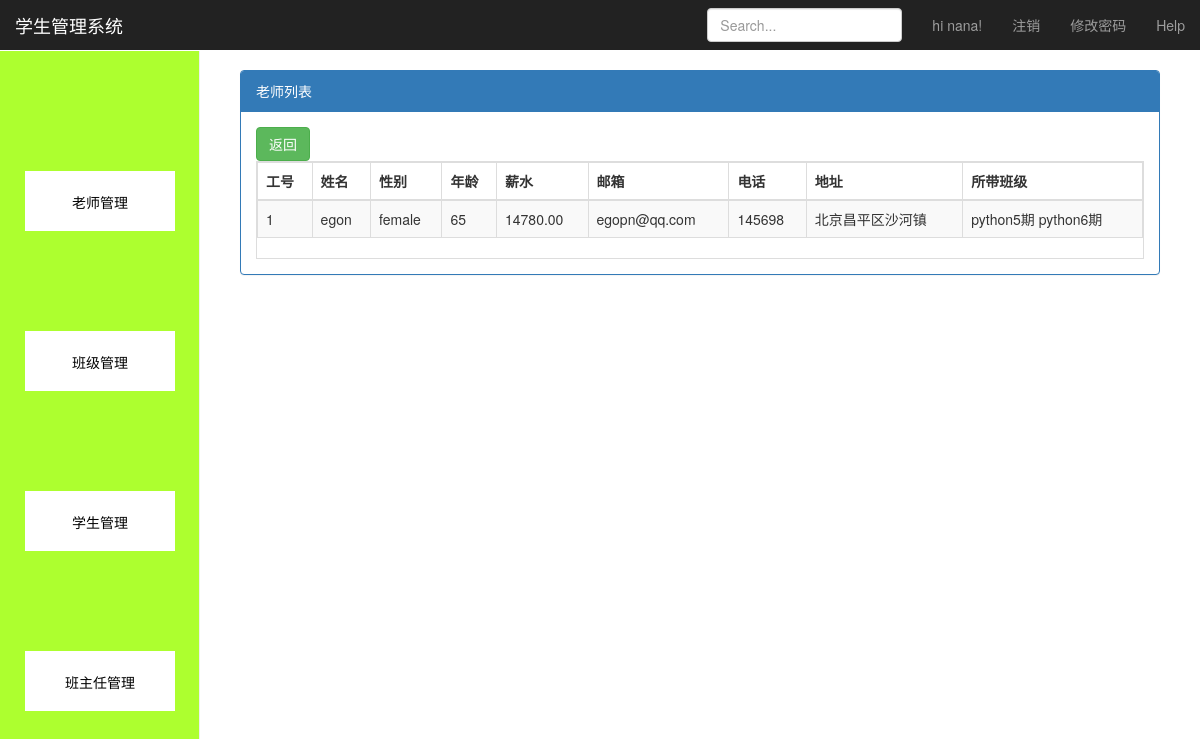
The page /appTeacher/TeacherDetail/?id=1 (signed in) on the database its author committed.
### app01/models.py (models this page shows)
class Teacher(models.Model):
    tname=models.CharField(max_length=32)
    pwd=models.CharField(max_length=32)
    age = models.IntegerField()
    sal=models.DecimalField(max_digits=7,decimal_places=2)
    sex_choice = (("male", "男"), ("female", "女"))
    sex = models.CharField(max_length=10, choices=sex_choice)
    email = models.CharField(max_length=32)
    addr = models.CharField(max_length=32)
    phone = models.CharField(max_length=32)

class Class(models.Model):
    cname=models.CharField(max_length=32)
    headmaster = models.ForeignKey("Headmaster")
    teachers=models.ManyToManyField("Teacher")

### app01/views.py (the view)
    def inner(request,*args,**kwargs):
        isLogin = request.session.get("isLogin")
        if isLogin:
            ret=fun(request,*args,**kwargs)
            return ret
        else:
            return redirect("/login/")

### app01/views.py (called while the page is built)
def CheckLogin(fun):
    def inner(request,*args,**kwargs):
        isLogin = request.session.get("isLogin")
        if isLogin:
            ret=fun(request,*args,**kwargs)
            return ret
        else:
            return redirect("/login/")
    return inner

### appTeacher/views.py (called while the page is built)
@CheckLogin
def TeacherDetail(request):
    id=request.GET.get("id")
    teacher= models.Teacher.objects.filter(id=id)[0]
    classes=models.Class.objects.filter(teachers=teacher)
    return render(request, "TeacherDetail.html", {"teacher": teacher,"classes":classes})

### templates/TeacherDetail.html
{% extends "Dashboard.html" %}
{% block content %}
    <div class="panel panel-primary">
        <div class="panel-heading">老师列表</div>
        <div class="panel-body">
            <div class="row my-table-tool">
                <div class="col-md-12">
                    <a href="/appTeacher/TeacherList/">
                        <button class="btn btn-success" data-toggle="modal" data-target="#myModal">返回</button>
                    </a>
                </div>
            </div>
            <div class="table-responsive table-bordered">
                <table id="t1" class="table table-striped table-bordered">
                    <thead>
                    <tr>
                        <th>工号</th>
                        <th>姓名</th>
                        <th>性别</th>
                        <th>年龄</th>
                        <th>薪水</th>
                        <th>邮箱</th>
                        <th>电话</th>
                        <th>地址</th>
                        <th>所带班级</th>
                    </tr>
                    </thead>
                    <tbody>
                        <tr>
                            <td>{{ teacher.id }}</td>
                            <td>{{ teacher.tname }}</td>
                            <td>{{ teacher.sex }}</td>
                            <td>{{ teacher.age }}</td>
                            <td>{{ teacher.sal }}</td>
                            <td>{{ teacher.email }}</td>
                            <td>{{ teacher.phone }}</td>
                            <td>{{ teacher.addr }}</td>
                            <td>
                                {% for class in classes %}
                                     {{ class.cname }}
                                {% endfor %}
                            </td>
                        </tr>
                    </tbody>
                </table>
            </div>
        </div>
    </div>
{% endblock content %}

### static/Dashboard_files/dashboard.css (style rules this page uses)
body { padding-top: 50px; }

### rows shown on the page
Teacher: id "1", tname "egon", sex "female", age "65", sal "14780.00", email "egopn@qq.com", phone "145698", addr "北京昌平区沙河镇"
Class: cname "python5期"
Class: cname "python6期"

### other values the page prints
{{ request.session.username }} "nana"
